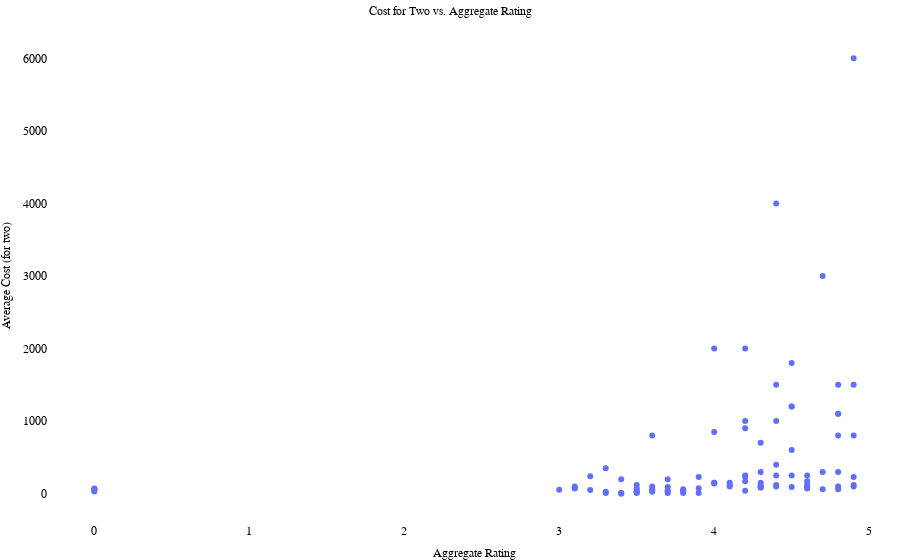

Source (notebook cell):
### Code cell
fig_avg_rat = px.scatter(
    df[:100],
    x='Aggregate rating',
    y='Average Cost for two',
    title='Cost for Two vs. Aggregate Rating',
    labels={
        'Aggregate rating': 'Aggregate Rating',
        'Average Cost for two': 'Average Cost (for two)'
    }
)

# Optional styling
fig_avg_rat.update_layout(
    title_font=dict(size=12, color='black', family='Arial Black'),
    title_x=0.5,
    title_xanchor='center',
     xaxis=dict(
        tickfont=dict(size=12, color='black', family='Poppins')
    ),
    yaxis=dict(
        tickfont=dict(size=12, color='black', family='Poppins')
    ),
    xaxis_title_font=dict(size=12, color='black', family='Verdana'),
    yaxis_title_font=dict(size=12, color='black', family='Verdana'),
      margin=dict(
        l=0,  # Left margin in pixels
        r=0,  # Right margin
        t=30,  # Top margin (allow space for title if any)
        b=0   # Bottom margin
    ),
    plot_bgcolor='white',
    paper_bgcolor='white'
)
fig_avg_rat.show()

### Figure 1 — Plotly figure (JSON) as saved in the notebook; plotly's stock layout.template omitted (floating-point values rounded to 4 significant figures)
{"data": [{"hovertemplate": "Aggregate Rating=%{x}<br>Average Cost (for two)=%{y}<extra></extra>", "legendgroup": "", "marker": {"color": "#636efa", "symbol": "circle"}, "mode": "markers", "name": "", "orientation": "v", "showlegend": false, "type": "scatter", "x": [4.8, 4.5, 4.4, 4.9, 4.8, 4.4, 4.0, 4.2, 4.9, 4.8, 4.9, 4.2, 4.8, 4.2, 4.3, 3.6, 4.0, 4.5, 4.5, 4.4, 4.7, 4.5, 3.0, 3.8, 3.7, 3.8, 3.2, 3.1, 3.7, 3.7, 0.0, 4.1, 3.1, 3.6, 4.3, 4.2, 3.6, 4.0, 3.2, 4.9, 3.3, 3.6, 4.0, 4.8, 4.7, 4.5, 4.2, 4.8, 4.9, 4.6, 4.9, 4.6, 4.3, 4.0, 4.6, 4.4, 4.2, 4.2, 0.0, 4.7, 4.6, 4.3, 4.5, 4.4, 3.1, 4.1, 4.8, 4.6, 3.9, 0.0, 3.4, 3.5, 4.3, 3.9, 4.3, 4.3, 4.4, 0.0, 0.0, 4.4, 4.6, 4.1, 3.3, 3.3, 3.4, 3.4, 3.5, 3.9, 3.7, 3.5, 3.6, 3.8, 3.5, 3.5, 3.6, 3.5, 3.8, 3.7, 3.4, 3.5], "xaxis": "x", "y": [1100, 1200, 4000, 1500, 1500, 1000, 2000, 2000, 6000, 1100, 800, 900, 800, 1000, 700, 800, 850, 1200, 600, 1500, 3000, 1800, 55, 30, 45, 60, 50, 80, 90, 200, 30, 150, 100, 60, 100, 230, 100, 150, 240, 230, 350, 50, 140, 100, 60, 90, 170, 60, 100, 90, 120, 170, 90, 150, 250, 120, 40, 250, 70, 300, 85, 80, 250, 250, 70, 100, 300, 120, 75, 55, 200, 120, 300, 230, 120, 150, 400, 65, 50, 100, 70, 120, 25, 10, 0, 10, 10, 10, 25, 70, 25, 10, 25, 25, 40, 40, 40, 10, 10, 20], "yaxis": "y"}], "layout": {"legend": {"tracegroupgap": 0}, "margin": {"b": 0, "l": 0, "r": 0, "t": 30}, "paper_bgcolor": "white", "plot_bgcolor": "white", "title": {"font": {"color": "black", "family": "Arial Black", "size": 12}, "text": "Cost for Two vs. Aggregate Rating", "x": 0.5, "xanchor": "center"}, "xaxis": {"anchor": "y", "domain": [0, 1], "tickfont": {"color": "black", "family": "Poppins", "size": 12}, "title": {"font": {"color": "black", "family": "Verdana", "size": 12}, "text": "Aggregate Rating"}}, "yaxis": {"anchor": "x", "domain": [0, 1], "tickfont": {"color": "black", "family": "Poppins", "size": 12}, "title": {"font": {"color": "black", "family": "Verdana", "size": 12}, "text": "Average Cost (for two)"}}}}
